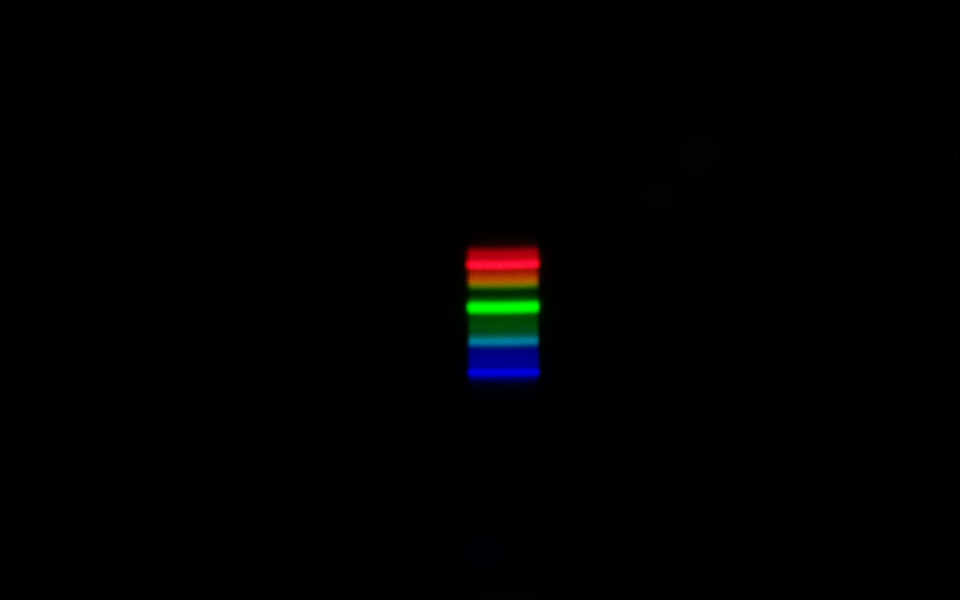
#> input picture light/hg1.jpeg, 1920 x 1200 px, found by its file name (shown at 1/2 size)
$ python lightFunctions.py
#> lines starting #> are read from the running program, lines starting #| are printed output that depends on the picture
import numpy as np
import matplotlib.pyplot as plt
import imageio

def readIntensity(photoName, plotName, lamp, surface):
#> called with plotName = 'График', lamp = 'Ртутная лампа', surface = 'white'
    photo = imageio.imread(photoName)
#> photo is the input picture: shape (1200, 1920, 3); mean R, G, B 1.1, 1.1, 1.1
    cut = photo[400:1050, 1130:1290, 0:3].swapaxes(0, 1)
    intensity = np.mean(cut, axis=(2, 0))
#> intensity = 650 values, max 0.212 at index 322, min 0.00625 at index 438, mean 0.0828

    fig = plt.figure(figsize=(10, 3), dpi=200)
    plt.plot(intensity, 'w', label='{} / {}'.format(lamp, surface))
    plt.imshow(cut, origin='lower')
    plt.title('Интенсивность отражённого излучения')
    plt.xlabel('Относительный номер пикселя')
    plt.ylabel('Яркость')
    plt.legend()
    plt.savefig(plotName)
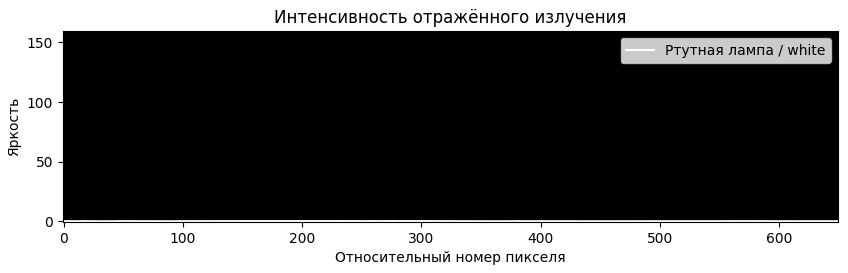
#> figure drawn by matplotlib, 1 panel

    return intensity

readIntensity('/home/gr106/Downloads/light-main/scripts/hg1.jpeg', 'График', 'Ртутная лампа', 'white')
